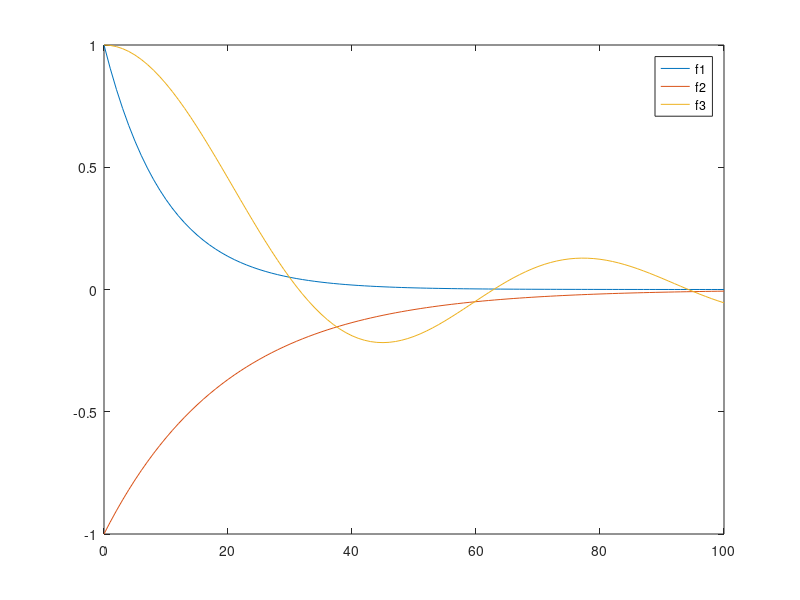
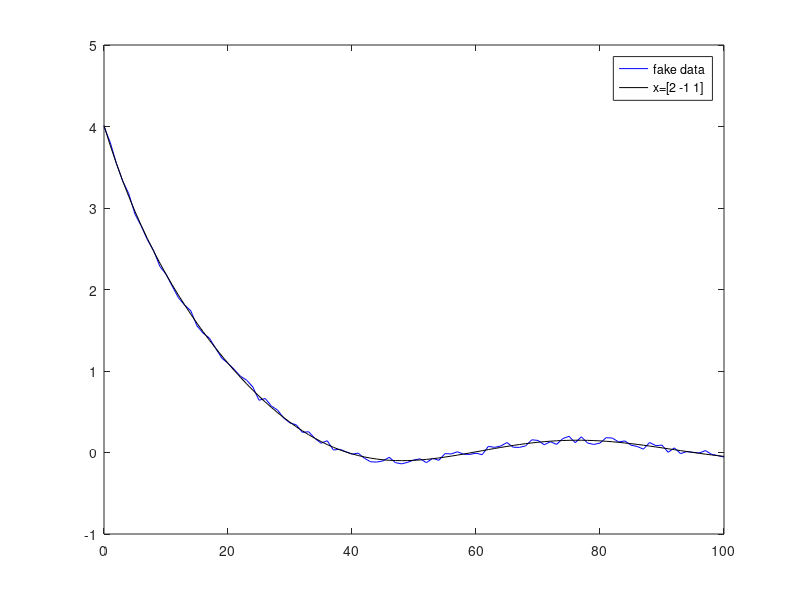

MATLAB code to generate these figures, in order:
%% test arbitrary waveform fit with fake waves
clear

%% create fundamental waveforms
t=linspace(0,100,101)';
f1=double(size(t));
f2=double(size(t));
f3=double(size(t));
f1=exp(-t./10);
f2=-exp(-t./20);
f3=f1;
f3(2:end)=sin(t(2:end)/10)./(t(2:end)/10);
figure(1);clf
plot(t,[f1 f2 f3])
legend('f1','f2','f3')
%% create fake data
A=[f1 f2 f3];
x_fake=[2 -1 1]';
y_fake=A*x_fake;
fuzzy=0.1;
y_fake=y_fake - 0.5*fuzzy + fuzzy*rand(size(t));
figure(2);clf
plot(t,y_fake)
legend('fake data')

%% try fitting the data as linear combination of original or modified components
% for a simple linear combination fit, fitting with components that are
% linear combinations of the original components should always generate
% equally good fits. Here, making p non-zero will create new components
% that are linear combinations of the ones we originally defined.
p=0;
w1=f1;
w2=f2+p*f3;
w3=f3-p*f2;
A=[w1 w2 w3];

% fit fake data with matrix division
% x_fit=A\y_fake;
% fitstring=['x=[' num2str(x_fit(1),2) ' ' num2str(x_fit(2),2) ' ' num2str(x_fit(3),2) ']'];

% fit fake data with lsqnonneg: insists on positive coefficients
% x_fit=lsqnonneg(A,y_fake);
% fitstring=['x=[' num2str(x_fit(1),2) ' ' num2str(x_fit(2),2) ' ' num2str(x_fit(3),2) ']'];

% fit fake data with linsolve
x_fit=linsolve(A,y_fake);
fitstring=['x=[' num2str(x_fit(1),2) ' ' num2str(x_fit(2),2) ' ' num2str(x_fit(3),2) ']'];

disp(norm(y_fake-A*x_fit))

figure(2);clf
plot(t,y_fake,'b',t,A*x_fit,'k-')
legend('fake data',fitstring)
